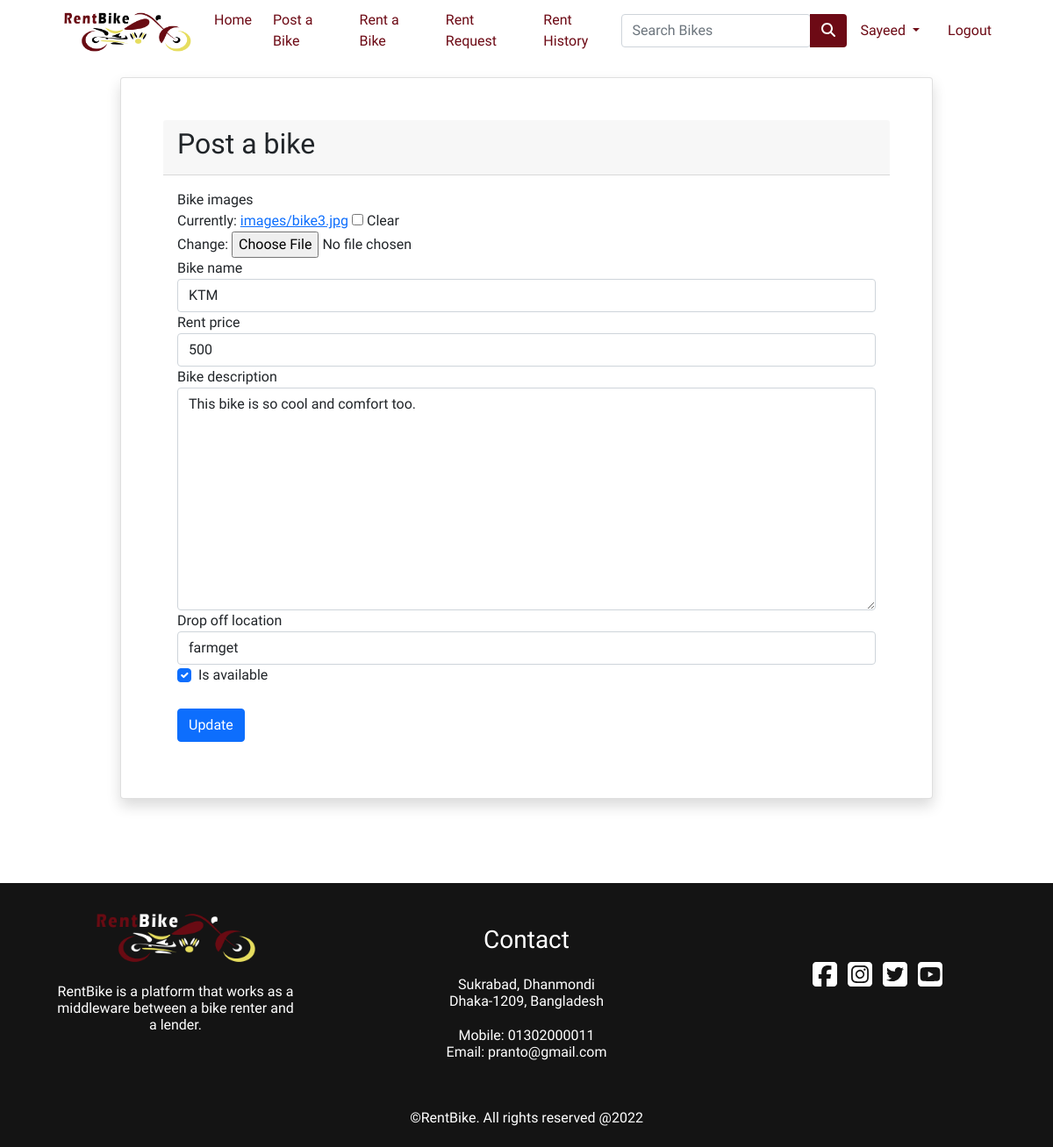
The page /post/2/edit/ (signed in) on the database its author committed.
### app/models.py (models this page shows, shortened)
class User(AbstractUser):
  is_customer = models.BooleanField(default=False)

class Bikepost(models.Model):
  post_user = models.ForeignKey(Customer,on_delete=models.CASCADE,blank=True,null=True)
  bike_id = models.AutoField
  bike_images = models.ImageField(upload_to='images',blank=True,null=True)
  bike_name = models.CharField(max_length=50,blank=True,null=True)
  rent_price = models.CharField(max_length=20,blank=True,null=True)
  milage_covered = models.IntegerField(blank=True,null=True)
  milagePerliter = models.IntegerField(blank=True,null=True)
  bike_condition = models.CharField(max_length=100,choices=CONDITION,blank=True,null=True)
  bike_description = models.TextField(max_length=500,blank=True,null=True)
  drop_off_location = models.CharField(max_length=100,blank=True,null=True)
  is_available = models.BooleanField(default=True)

### app/views.py (the view)
# urls.py: path('post/<int:pk>/edit/',PostUpdateView.as_view(), name='post_edit'),
class PostUpdateView(LoginRequiredMixin,UpdateView):
  model = Bikepost
  fields = ('bike_images','bike_name','rent_price','bike_description','drop_off_location','is_available')
  template_name = 'app/post_edit.html'
  login_url = 'login'
  def dispatch(self,request,*args,**kwargs):
    obj= self.get_object()
    if obj.post_user == self.request.user:
      raise PermissionDenied
    return super().dispatch(request,*args,**kwargs)

### app/templates/app/post_edit.html (shortened to what this page needs)
{% extends 'app/base.html' %}
{% load static %}
{% load crispy_forms_tags %}
{% block main-content %}
<div class="container my-5" style="padding-top: 40px;">
  <div class="row">
    <div class="col-md-10 mx-auto">
      <div class="card shadow p-5">
        <div class="card-header text-black">
          <h2>Post a bike</h2>
        </div>
        <div class="card-body">
          <form action="" method="POST" enctype="multipart/form-data">
            <div class="form-group">
              {{ form | crispy }}
              <br>
              <input type="submit" value="Update" class="btn btn-primary">
              <br>
            </div>
          </form>
        </div>
      </div>
    </div>
  </div>
</div>
{% endblock main-content %}

### app/templates/app/base.html (shortened to what this page needs)
<!DOCTYPE html>
{% load static %}
<html lang="en">
<head>
  <link href="https://cdn.jsdelivr.net/npm/bootstrap@5.0.0-beta1/dist/css/bootstrap.min.css" rel="stylesheet"
>
  <link rel="stylesheet" href="https://stackpath.bootstrapcdn.com/font-awesome/4.7.0/css/font-awesome.min.css">
  <link rel="stylesheet" href="{% static 'app/css/owl.carousel.min.css' %}">
  <link rel="stylesheet" href="{% static 'app/css/all.min.css' %}">
  <link href="https://cdnjs.cloudflare.com/ajax/libs/font-awesome/5.13.0/css/all.min.css" rel="stylesheet">
  <link href="{% static 'app/css/style.css' %} rel=" stylesheet" ">
  <link rel=" stylesheet" href="https://cdnjs.cloudflare.com/ajax/libs/animate.css/3.7.2/animate.css">
</head>
<body>
  <div class="row">
    <div class="col-sm-12 col-md-12 col-lg-12">
      <nav id="nav" class="navbar navbar-expand-lg navbar-light fixed-top" style="background-color: white;">
        <div class="container">
          <a class="mx-3" href="/"><img style="width: 150px; height: auto;"
              src="{% static 'app/images/banner/logo-01.png' %}" alt=""></a>
          <div class="collapse navbar-collapse" id="navbarSupportedContent">
            <ul class="navbar-nav me-auto mb-2 mb-lg-0">
              <li class="nav-item">
                <a class="nav-link active" aria-current="page" style="color: #6D0A15;" href="/">Home</a>
              </li>
              <li class="nav-item mx-2">
                <a href="{% url 'bikepost'  %}" class="nav-link" style="color: #6D0A15;">Post a Bike</a>
              </li>
              <li class="nav-item mx-2">
                <a href="{% url 'bikes' %}" class="nav-link" style="color: #6D0A15;">Rent a Bike</a>
              </li>
              {% if request.user.is_authenticated %}
              <li class="nav-item mx-2">
                <a href="{% url 'rent-details' %}" class="nav-link" style="color: #6D0A15;">Rent Request</a>
              </li>
              <li class="nav-item mx-2">
                <a href="{% url 'rent-history' %}" class="nav-link" style="color: #6D0A15;">Rent History</a>
              </li>
              {% endif %}
            </ul>
            <form class="d-flex input-group w-auto" method="POST" action="{% url 'search' %}">
              <input type="search" class="form-control rounded" name="q" placeholder="Search Bikes"
              <input type="search" class="form-control rounded" name="q" placeholder="Search Bike"
                aria-label="Search" aria-describedby="search-addon" />
              <button type="submit" class="btn" style="background-color:#6D0A15;"><i class="fas fa-search"
                  style="color: white;"></i></button>
            </form>
            <div>
              <ul class="navbar-nav me-auto mb-2 mb-lg-0">
                {% if request.user.is_authenticated %}
                <li class="nav-item dropdown mx-2">
                  <a class="nav-link dropdown-toggle" style="color: #6D0A15" href="#" id="profileDropdown" role="button"
                    data-bs-toggle="dropdown" aria-expanded="false">
                    {{request.user.username|capfirst}}
                  </a>
                </li>
                <li class="nav-item mx-2">
                  <a href="{% url 'logout' %}" class="nav-link" style="color: #6D0A15">Logout</a>
                </li>
                {% endif %}
              </ul>
            </div>
          </div>
        </div>
      </nav>
    </div>
  </div>
  {% block main-content %}
  {% endblock main-content %}
  <br><br>
  <div class="container-fluid" style="background-color: rgb(20, 20, 20)">
    <footer>
      <div class="row">
        <div class="col-md-4 text-center my-auto">
          <img style="width: 50%; height: auto;" src="{% static 'app/images/banner/logo-footer-01.png' %}" alt="">
          <h6 class="px-5 my-3" style="color: white;">RentBike is a platform that works as a middleware between a bike
            renter and a lender.</h6>
        </div>
        <div class="col-md-4 text-center mt-5">
          <h3 class="mb-4" style="color: white;">Contact</h3>
          <h6 class="mt-1" style="color: white;">Sukrabad, Dhanmondi <br>
            Dhaka-1209, Bangladesh <br> <br> Mobile: 01302000011 <br> Email: pranto@gmail.com
          </h6>
        </div>
        <div class="col-md-4 text-center my-auto icons">
          <a style="color: white;" href=""><i class="fab fa-facebook-square fa-2x"></i></a>
          <a style="color: white;" href=""><i class="fab fa-instagram-square fa-2x mx-2"></i></a>
          <a style="color: white;" href=""><i class="fab fa-twitter-square fa-2x me-2"></i></a>
          <a style="color: white;" href=""><i class="fab fa-youtube-square fa-2x"></i></a>
        </div>
      </div> <br> <br>
      <div class="row pb-3">
        <div class="col-md-12 text-center" style="color: white;">
          <h6>©RentBike. All rights reserved @2022</h6>
        </div>
      </div>
    </footer>
  </div>
</body>
</html>

### app/templates/app/base.html (style rules this page uses)
body { font-family: 'Meera Inimai', sans-serif; }
nav { height: 70px; }
nav li a { transition: all .7s ease !important; }
.icons a { transition: all ease .6s; }

### rows shown on the page
User: user.username "Sayeed"
Bikepost: bike_name "KTM", rent_price "500", bike_description "This bike is so cool and comfort too.", drop_off_location "farmget", is_available "☑"
